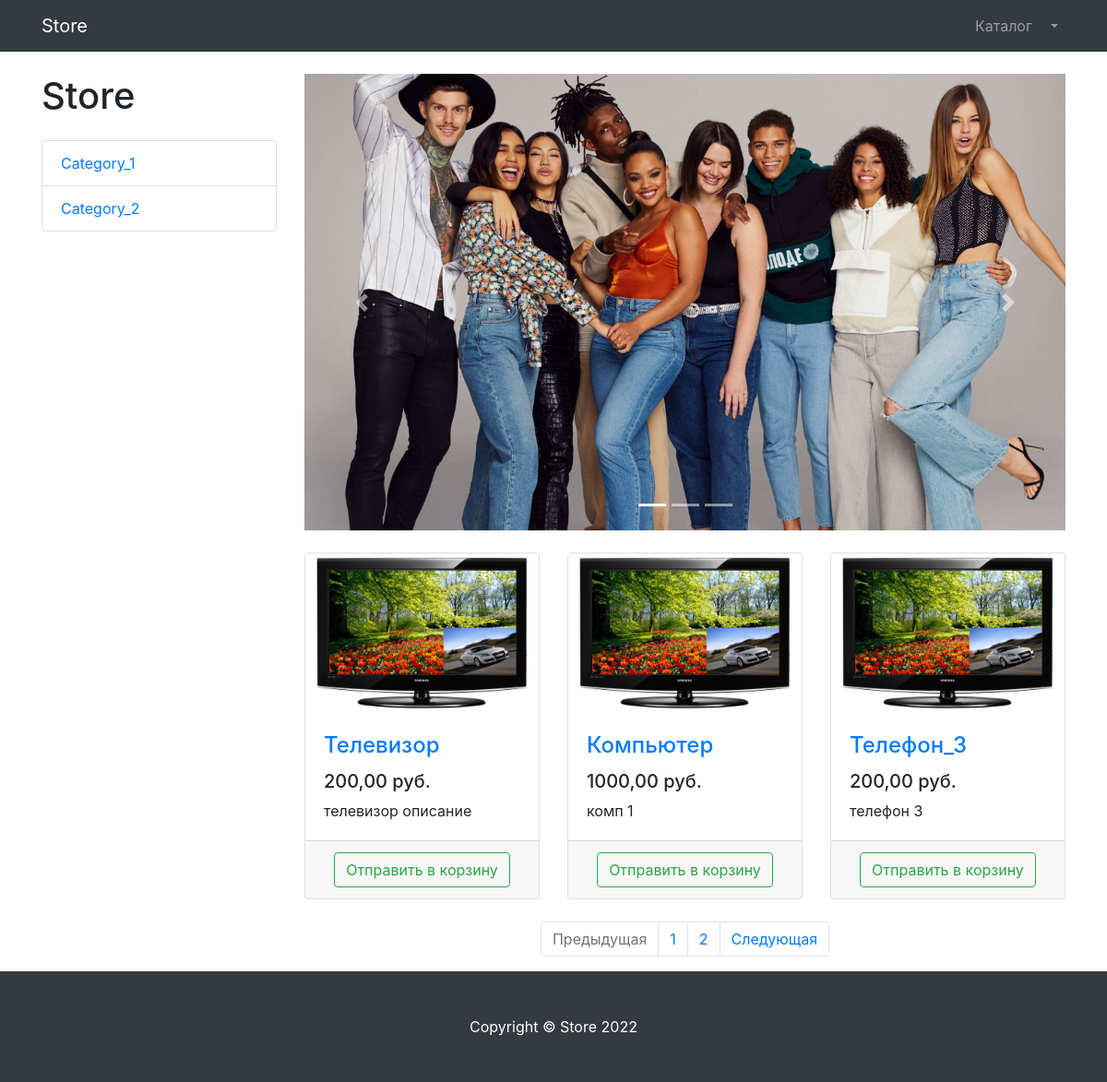
/ (signed in), run on the app's committed database.
### prostoapp/models.py (models this page shows, shortened)
class ProductCategory(models.Model):
    name = models.CharField(max_length=128, unique=True, verbose_name='Наименования')
    description = models.TextField(null=True, blank=True, verbose_name='Описание')
    class Meta:
        verbose_name = 'Категория'
        verbose_name_plural = 'Категории'

class Product(models.Model):
    name = models.CharField(max_length=256, verbose_name='Наименование')
    description = models.TextField(verbose_name='Описание')
    price = models.DecimalField(max_digits=8, decimal_places=2, verbose_name='Цена')
    quantity = models.PositiveIntegerField(default=0, verbose_name='Наличие')
    image = models.ImageField(upload_to='products_images', verbose_name='Картинка')
    category = models.ForeignKey(to=ProductCategory, on_delete=models.CASCADE, verbose_name='Категория')
    class Meta:
        verbose_name = 'Продукт'
        verbose_name_plural = 'Продукты'

### prostoapp/views.py (the view)
# urls.py: path('', products, name='index'),
def products(request, category_id=None, page_number=1):
    products = Product.objects.filter(category_id=category_id) if category_id else Product.objects.all()
    per_page = 3
    paginator = Paginator(products, per_page)
    products_paginator = paginator.page(page_number)
    context = {
        'products': products_paginator,
        'categories': ProductCategory.objects.all(),
    }
    return render(request, 'prostoapp/products.html', context)

### prostoapp/templates/prostoapp/products.html (shortened to what this page needs)
{% extends 'prostoapp/base.html' %}
{% load static %}
{% block css %}
    <link href="{% static 'vendor/css/products.css' %}" rel="stylesheet">
{% endblock %}
{% block content %}
    <div class="container">
        <div class="row">
            <div class="col-lg-3">
                <h1 class="my-4">Store</h1>
                <div class="list-group">
                    {% for category in categories %}
                        <a href="{% url 'prostoapp:category' category.id %}" class="list-group-item">
                            {{ category.name }}
                        </a>
                    {% endfor %}
                </div>
            </div>
            <div class="col-lg-9">
                <div id="carouselExampleIndicators" class="carousel slide my-4" data-ride="carousel">
                    <ol class="carousel-indicators">
                        <li data-target="#carouselExampleIndicators" data-slide-to="0" class="active"></li>
                        <li data-target="#carouselExampleIndicators" data-slide-to="1"></li>
                        <li data-target="#carouselExampleIndicators" data-slide-to="2"></li>
                    </ol>
                    <div class="carousel-inner" role="listbox">
                        <div class="carousel-item active">
                            <img class="d-block img-fluid" src="/static/vendor/img/slides/slide-1.jpg"
                                 alt="First slide">
                        </div>
                    </div>
                    <a class="carousel-control-prev" href="#carouselExampleIndicators" role="button" data-slide="prev">
                        <span class="carousel-control-prev-icon" aria-hidden="true"></span>
                    </a>
                    <a class="carousel-control-next" href="#carouselExampleIndicators" role="button" data-slide="next">
                        <span class="carousel-control-next-icon" aria-hidden="true"></span>
                    </a>
                </div>
                <div class="row">
                    {% for product in products %}
                        <div class="col-lg-4 col-md-6 mb-4">
                            <div class="card h-100">
                                <a href="#">
                                    <img class="card-img-top"
                                         src="{{ product.image.url }}"
                                         alt="">
                                </a>
                                <div class="card-body">
                                    <h4 class="card-title">
                                        <a href="#">{{ product.name }}</a>
                                    </h4>
                                    <h5>{{ product.price }} руб.</h5>
                                    <p class="card-text">{{ product.description }}</p>
                                </div>
                                <div class="card-footer text-center">
                                    <a class="btn btn-outline-success"
                                       href="{% url 'prostoapp:basket_add' product.id %}">
                                        Отправить в корзину
                                    </a>
                                </div>
                            </div>
                        </div>
                    {% endfor %}
                </div>
                <nav aria-label="Page navigation example">
                    <ul class="pagination justify-content-center">
                        <li class="page-item {% if not products.has_previous %} disabled {% endif %}">
                            <a class="page-link"
                               href="{% if products.has_previous %} {% url 'prostoapp:paginator' products.previous_page_number %} {% else %} # {% endif %}"
                               tabindex="-1" aria-disabled="true">
                                Предыдущая
                            </a>
                        </li>
                        {% for page in products.paginator.page_range %}
                            <li class="page-item">
                                <a class="page-link" href="{% url 'prostoapp:paginator' page %}">
                                    {{ page }}
                                </a>
                            </li>
                        {% endfor %}
                        <li class="page-item {% if not products.has_next %} disabled {% endif %}">
                            <a class="page-link"
                               href="{% if products.has_next %} {% url 'prostoapp:paginator' products.next_page_number %} {% else %} # {% endif %}">
                                Следующая
                            </a>
                        </li>
                    </ul>
                </nav>
            </div>
        </div>
    </div>
{% endblock %}
{% block footer %}
    <footer class="py-5 bg-dark">
        <div class="container">
            <p class="m-0 text-center text-white">Copyright &copy; Store 2022</p>
        </div>
    </footer>
{% endblock %}

### data on the page
ProductCategory: name "Category_1"
ProductCategory: name "Category_2"
Product: image (picture), name "Телевизор", price "200,00", description "телевизор описание"
Product: image (picture), name "Компьютер", price "1000,00", description "комп 1"
Product: image (picture), name "Телефон_3", price "200,00", description "телефон 3"

### other printed values
{{ page }} "1" "2"
